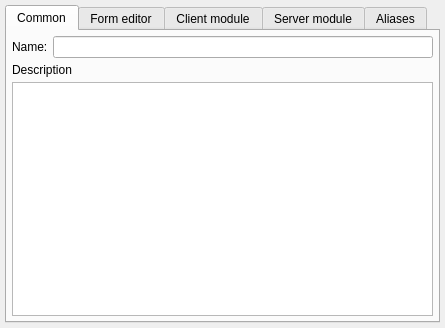
<?xml version="1.0" encoding="UTF-8"?>
<ui version="4.0">
 <class>dEditWebForm</class>
 <widget class="QMainWindow" name="dEditWebForm">
  <property name="geometry">
   <rect>
    <x>0</x>
    <y>0</y>
    <width>445</width>
    <height>328</height>
   </rect>
  </property>
  <property name="windowTitle">
   <string>Web Form</string>
  </property>
  <widget class="QWidget" name="widget">
   <layout class="QGridLayout">
    <item row="0" column="0">
     <widget class="QTabWidget" name="tabWidget10">
      <widget class="QWidget" name="tab">
       <attribute name="title">
        <string>Common</string>
       </attribute>
       <layout class="QGridLayout">
        <item row="1" column="0">
         <widget class="QLabel" name="textLabel2">
          <property name="text">
           <string>Description</string>
          </property>
          <property name="wordWrap">
           <bool>false</bool>
          </property>
         </widget>
        </item>
        <item row="2" column="0">
         <widget class="QTextEdit" name="eDescription"/>
        </item>
        <item row="0" column="0">
         <layout class="QHBoxLayout">
          <item>
           <widget class="QLabel" name="textLabel1">
            <property name="text">
             <string>Name:</string>
            </property>
            <property name="wordWrap">
             <bool>false</bool>
            </property>
           </widget>
          </item>
          <item>
           <widget class="QLineEdit" name="eName"/>
          </item>
         </layout>
        </item>
       </layout>
      </widget>
      <widget class="QWidget" name="TabPage">
       <attribute name="title">
        <string>Form editor</string>
       </attribute>
       <layout class="QGridLayout">
        <item row="0" column="0">
         <widget class="QTextEdit" name="eFormSource"/>
        </item>
       </layout>
      </widget>
      <widget class="QWidget" name="tab">
       <attribute name="title">
        <string>Client module</string>
       </attribute>
       <layout class="QGridLayout">
        <item row="0" column="0">
         <widget class="QPlainTextEdit" name="eClientModule"/>
        </item>
       </layout>
      </widget>
      <widget class="QWidget" name="TabPage">
       <attribute name="title">
        <string>Server module</string>
       </attribute>
       <layout class="QGridLayout">
        <item row="0" column="0">
         <widget class="QPlainTextEdit" name="eServerModule"/>
        </item>
       </layout>
      </widget>
      <widget class="QWidget" name="TabPage">
       <attribute name="title">
        <string>Aliases</string>
       </attribute>
       <layout class="QGridLayout">
        <item row="0" column="0">
         <widget class="QTableWidget" name="tAliases">
          <property name="numRows" stdset="0">
           <number>0</number>
          </property>
          <property name="numCols" stdset="0">
           <number>0</number>
          </property>
         </widget>
        </item>
       </layout>
      </widget>
     </widget>
    </item>
   </layout>
  </widget>
 </widget>
 <layoutdefault spacing="5" margin="5"/>
 <pixmapfunction>rcIcon</pixmapfunction>
 <includes>
  <include location="local">aliaseditor.h</include>
  <include location="local">mdtree.h</include>
  <include location="local">mainform.h</include>
 </includes>
 <resources/>
 <connections/>
</ui>
